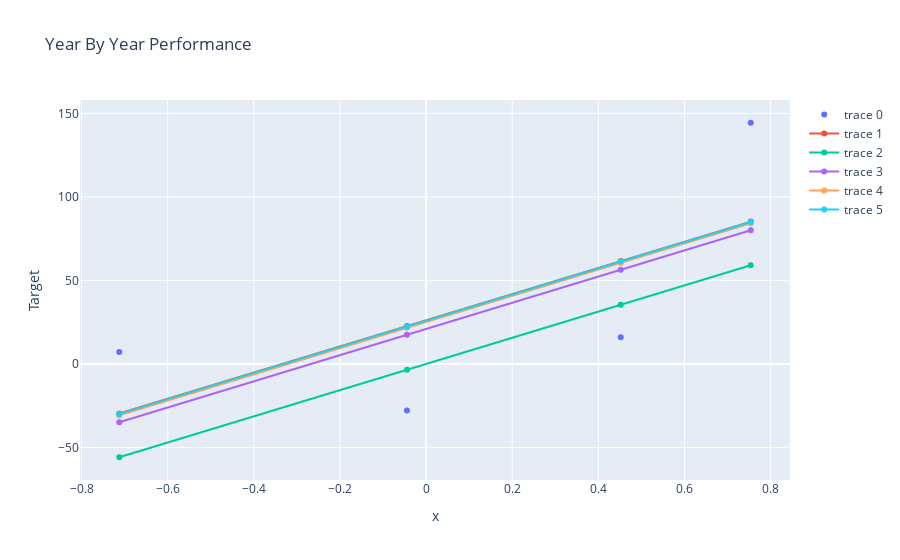

This figure's notebook cell:
### Code cell
trace0 = go.Scatter(x=x.flatten(), y=y, mode= "markers")
trace = go.Scatter(x=x.flatten(), y=reg.predict(x))
trace1 = go.Scatter(x=x.flatten(), y=yPred)
trace2 = go.Scatter(x=x.flatten(), y=yPred1)
trace3 = go.Scatter(x=x.flatten(), y=yPred2)
trace4 = go.Scatter(x=x.flatten(), y=yPred3)
data = [trace0, trace, trace1, trace2, trace3, trace4]
layout = go.Layout(title="Year By Year Performance", xaxis={
                   "title": "x"}, yaxis={"title": "Target"})
fig = go.Figure(data, layout)
fig.show()

### Figure 1 — Plotly figure (JSON) as saved in the notebook; plotly's stock layout.template omitted (floating-point values rounded to 4 significant figures)
{"data": [{"mode": "markers", "type": "scatter", "x": [-0.7124, 0.4518, -0.0445, 0.7538], "y": [7.218, 16.05, -27.84, 144.4]}, {"type": "scatter", "x": [-0.7124, 0.4518, -0.0445, 0.7538], "y": [-29.66, 61.56, 22.67, 85.22]}, {"type": "scatter", "x": [-0.7124, 0.4518, -0.0445, 0.7538], "y": [-55.82, 35.4, -3.487, 59.06]}, {"type": "scatter", "x": [-0.7124, 0.4518, -0.0445, 0.7538], "y": [-34.89, 56.33, 17.44, 79.99]}, {"type": "scatter", "x": [-0.7124, 0.4518, -0.0445, 0.7538], "y": [-30.7, 60.51, 21.63, 84.17]}, {"type": "scatter", "x": [-0.7124, 0.4518, -0.0445, 0.7538], "y": [-29.87, 61.35, 22.46, 85.01]}], "layout": {"title": {"text": "Year By Year Performance"}, "xaxis": {"title": {"text": "x"}}, "yaxis": {"title": {"text": "Target"}}}}
